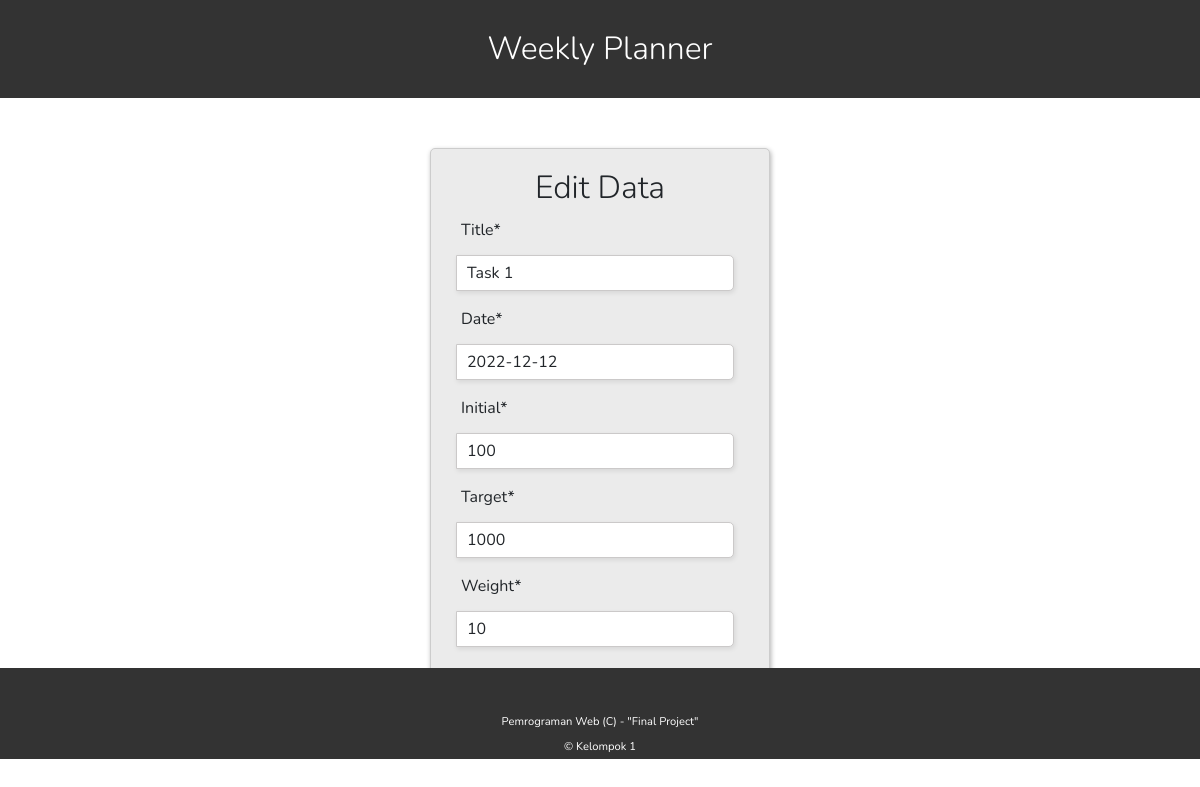
Page /task/update/26 on the earlier database version.
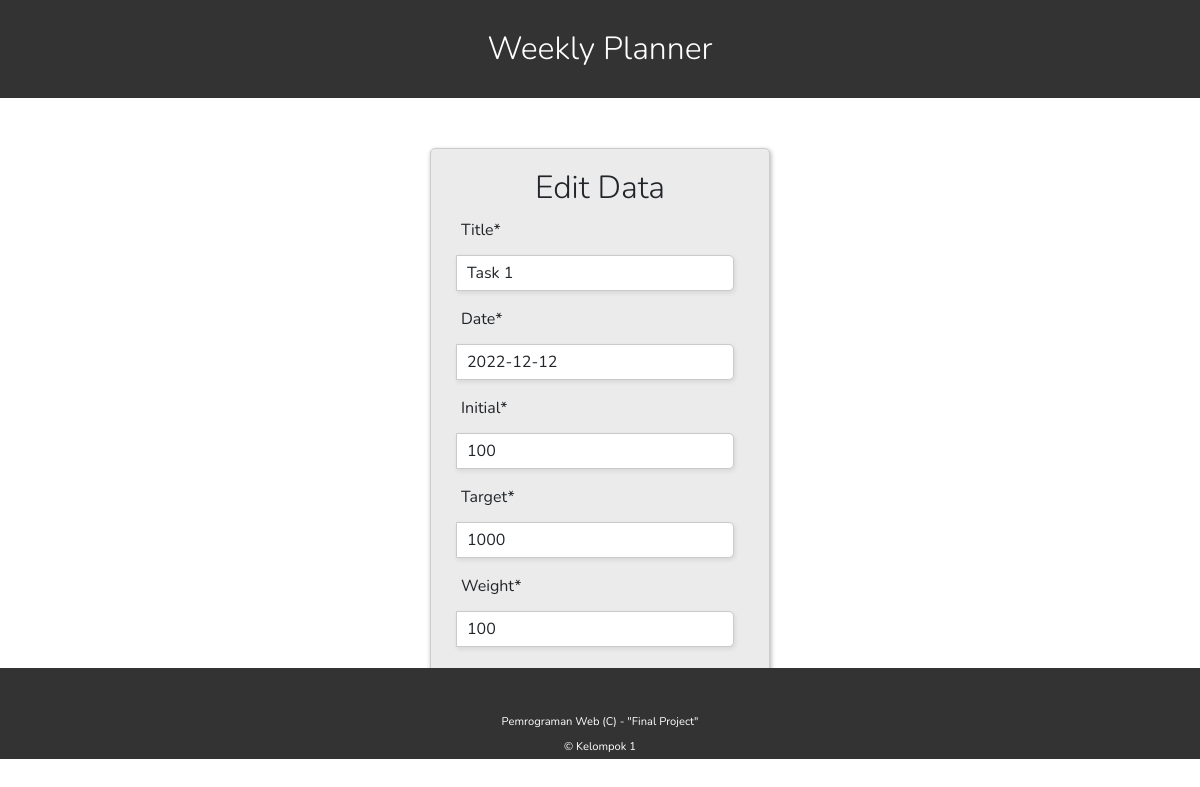
Same page on the later database version.
### task/models.py (models this page shows)
class Task(models.Model):
    date = models.DateField()
    title = models.CharField(max_length=255)
    initial = models.IntegerField(default=0)
    target = models.IntegerField(default=1)
    weight = models.IntegerField(default=1)

### task/views.py (the view)
# urls.py: path('update/<int:pk>', UpdateWeeklyTask.as_view(), name='update'),
class UpdateWeeklyTask(UpdateView):
    model = Task
    form_class = TaskForm
    template_name = 'form_edit.html'
    success_url = reverse_lazy('task:list')

### task/form.py
class TaskForm(forms.ModelForm):
    title = forms.CharField(widget=forms.TextInput(attrs={'placeholder': 'Name', 'style': 'width: 100%; margin-top:5px', 'class': 'form-control'}))
    date = forms.DateField(widget=forms.TextInput(attrs={'placeholder': 'Name', 'style': 'width: 100%; margin-top:5px', 'class': 'form-control'}))
    initial = forms.IntegerField(widget=forms.TextInput(attrs={'placeholder': 'Name', 'style': 'width: 100%; margin-top:5px', 'class': 'form-control'}))
    target = forms.IntegerField(widget=forms.TextInput(attrs={'placeholder': 'Name', 'style': 'width: 100%; margin-top:5px', 'class': 'form-control'}))
    weight = forms.IntegerField(widget=forms.TextInput(attrs={'placeholder': 'Name', 'style': 'width: 100%; margin-top:5px', 'class': 'form-control'}))
    class Meta:
        model = Task
        fields = '__all__'

### templates/form_edit.html (shortened to what this page needs)
{% extends 'BASE.html' %}
{% block content %}
{% load crispy_forms_tags %}
<div class="container">
    <div class="main-block">
        <h1>Edit Data</h1>
        <form method="post" enctype="multipart/form-data">{% csrf_token %}
            <div class="row">
                {{ form.title |as_crispy_field}}
            </div>
            <div class="row">
                {{ form.date |as_crispy_field}}
            </div>
            <div class="row">
                {{ form.initial |as_crispy_field}}
            </div>
            <div class="row">
                {{ form.target |as_crispy_field}}
            </div>
            <div class="row">
                {{ form.weight |as_crispy_field}}
            </div>
            <div class="btn-block">
                <button type="submit" href="/">Submit</button>
            </div>
        </form>
    </div>
</div>
{% endblock %}

Differences in the rows shown:
changed Task "Task 1": weight "10" → "100"
